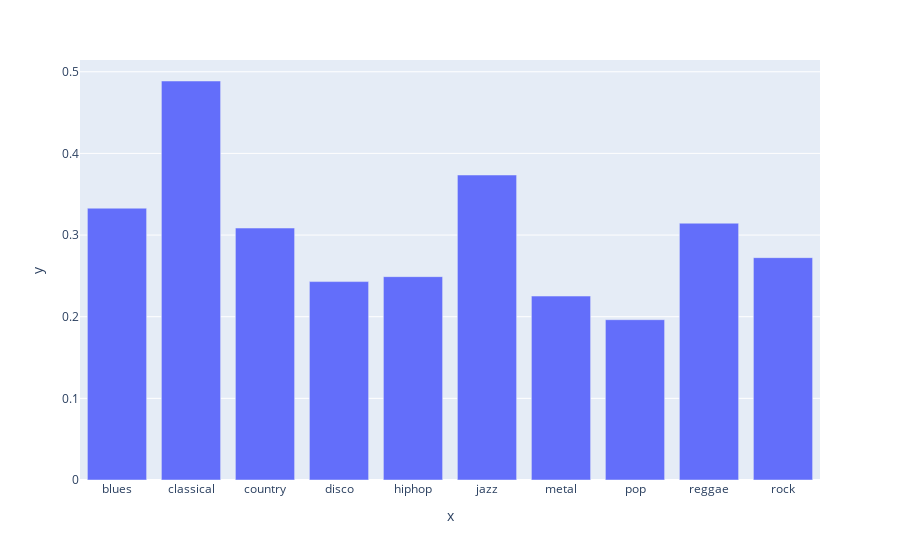

Notebook code cell kept with this figure:
### Code cell
df = pd.read_csv('compression_feature.csv')

df['genre'] = df['filename'].str.extract((r'([a-z]+)'))

df_grouped = df.groupby('genre').mean(numeric_only=True).reset_index()

px.bar(x = df_grouped['genre'], y = df_grouped['compression_reduction'])

### Figure 1 — Plotly figure (JSON) as saved in the notebook; plotly's stock layout.template omitted (floating-point values rounded to 4 significant figures)
{"data": [{"alignmentgroup": "True", "hovertemplate": "x=%{x}<br>y=%{y}<extra></extra>", "legendgroup": "", "marker": {"color": "#636efa", "pattern": {"shape": ""}}, "name": "", "offsetgroup": "", "orientation": "v", "showlegend": false, "textposition": "auto", "type": "bar", "x": ["blues", "classical", "country", "disco", "hiphop", "jazz", "metal", "pop", "reggae", "rock"], "xaxis": "x", "y": [0.3329, 0.4887, 0.3086, 0.243, 0.2491, 0.3735, 0.2253, 0.1963, 0.3145, 0.2723], "yaxis": "y"}], "layout": {"barmode": "relative", "legend": {"tracegroupgap": 0}, "margin": {"t": 60}, "xaxis": {"anchor": "y", "domain": [0, 1], "title": {"text": "x"}}, "yaxis": {"anchor": "x", "domain": [0, 1], "title": {"text": "y"}}}}
